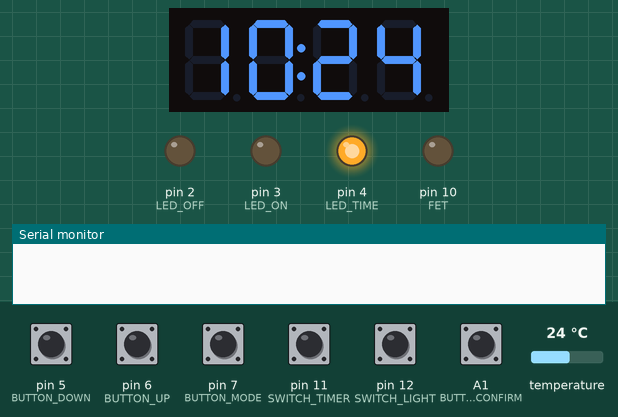
Recording of a program running on a simulated Arduino Nano, built with avr-gcc and run on an emulated ATmega328P. Parts: 4-digit seven-segment display, output pins drawn as LEDs (lit = HIGH), the last lines printed to the serial monitor. Inputs (shaded band) come from the test bench; at power-on: A1 (BUTTON_CONFIRM), pin 5 (BUTTON_DOWN), pin 6 (BUTTON_UP), pin 7 (BUTTON_MODE), pin 11 (SWITCH_TIMER), pin 12 (SWITCH_LIGHT) HIGH, temperature 24 °C. The local clock reads 2024-03-15 10:24:30 at power-on unless the program sets it.

Above: at 1.2 s.
1.3 s: pin 7 (BUTTON_MODE) pulled LOW for 0.15 s
At 1.9 s:
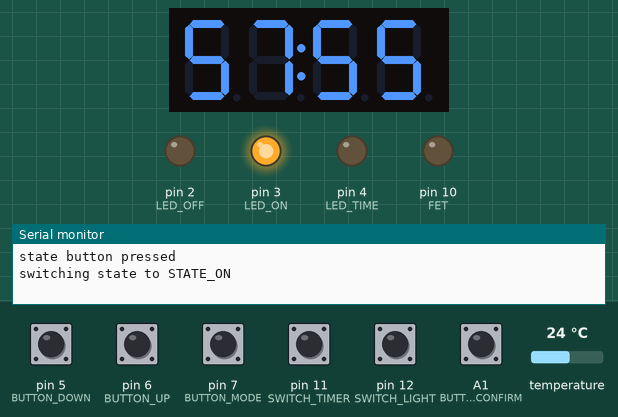
8.0 s: pin 11 (SWITCH_TIMER) pulled LOW for 0.15 s
At 8.46 s:
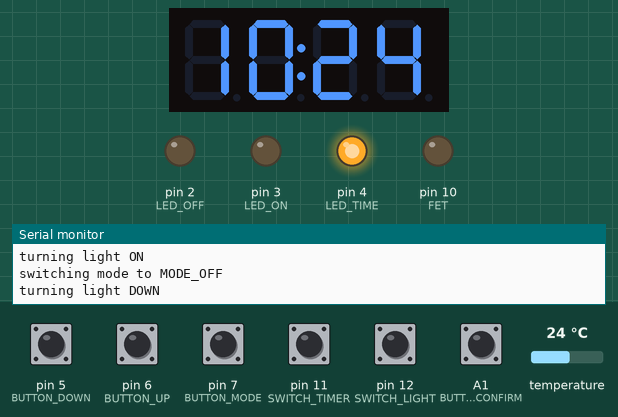
8.7 s: pin 12 (SWITCH_LIGHT) pulled LOW for 1 s
At 9.84 s:
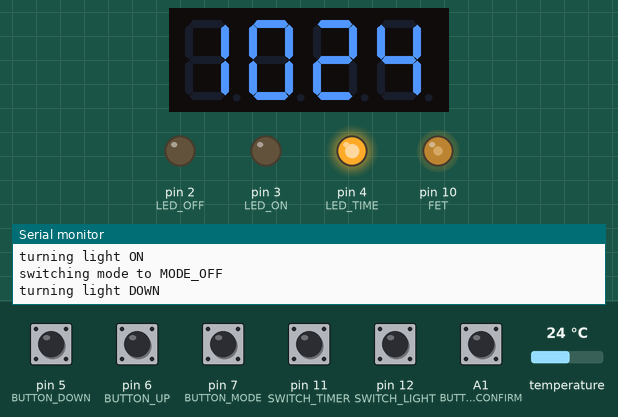
10.3 s: pin 5 (BUTTON_DOWN) pulled LOW for 0.15 s
At 11.7 s:
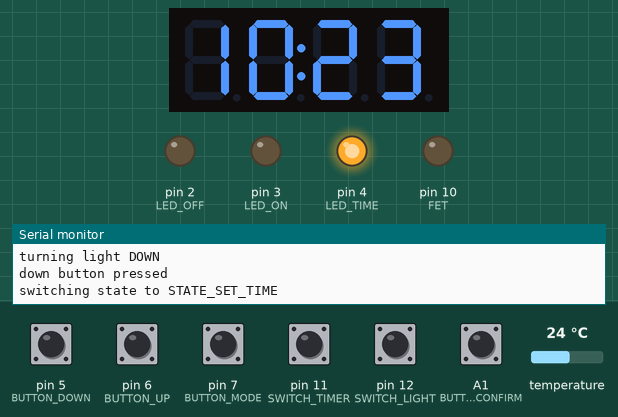
12.0 s: A1 (BUTTON_CONFIRM) pulled LOW for 0.15 s
13.7 s: pin 6 (BUTTON_UP) pulled LOW for 1 s
At 15.6 s:
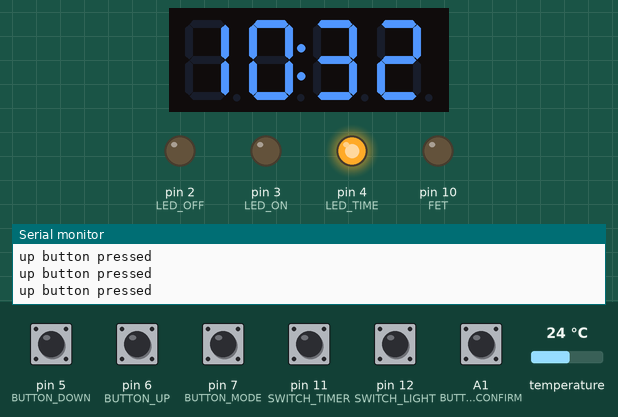
Timing chart, 0 to 17.1 s (numbered marks = the images above; inputs shaded):
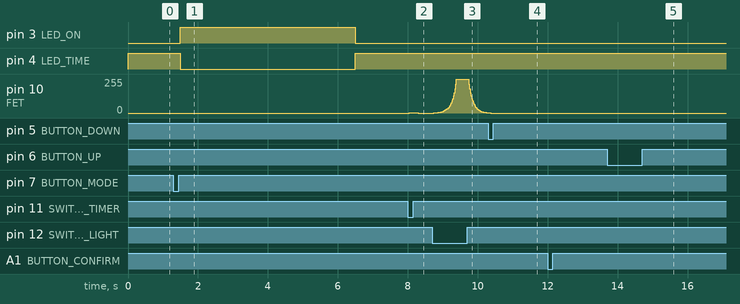

Measured:
- after the input at 1.3 s, pin 3 (LED_ON): LOW → HIGH after 0.20 s, → LOW 5.0 s later; pin 4 (LED_TIME): HIGH → LOW after 0.20 s, → HIGH 5.0 s later; the display: changes after 0.22 s (image 1)
- after the input at 8.0 s, pin 10 (FET): 0/255 → 2/255 at once, → 3/255 0.09 s later, → 2/255 0.07 s later, → 0/255 0.06 s later
- after the input at 8.7 s, pin 10 (FET): rises from 0/255 to 255/255 in 0.65 s, then falls to 2/255 in 0.90 s
- after the input at 10.3 s, the display: changes after 0.20 s (image 4)
- what the display in image 1 shows lasts 5.0 s, from 1.5 s to 6.5 s

The program:

main.cpp
```cpp
#include <Arduino.h>
#include "OneButton.h"
#include "RTClib.h"

#include "defines.h"
#include "states.h"
#include "display.h"
#include "lights.h"

RTC_DS3231 rtc;

static OneButton stateButton(BUTTON_MODE, true);
static OneButton upButton(BUTTON_UP, true);
static OneButton downButton(BUTTON_DOWN, true);
static OneButton confirmButton(BUTTON_CONFIRM, true);

static void init_pins();

void setup()
{
  Serial.begin(9600);
  init_pins();
  init_states();
  init_display();

  if (!rtc.begin())
  {
    Serial.println("RTC ERROR");
    abort();
  }

  if (rtc.lostPower())
  {
    rtc.adjust(DateTime(F(__DATE__), F(__TIME__)));
  }

  // rtc.adjust(DateTime(F(__DATE__), F(__TIME__)));
  // DateTime now = rtc.now();
  // static TimeSpan step = TimeSpan(0, 0, 1, 0);
  // lightData->on = now + step;
  // lightData->off = now + step + step;
}

void loop()
{
  tick_states(lightData);
  tick_display(lightData);
  tick_lights(lightData);

  stateButton.tick();
  confirmButton.tick();
  downButton.tick();
  upButton.tick();
}

void init_pins()
{
  pinMode(LED_TIME, OUTPUT);
  pinMode(LED_ON, OUTPUT);
  pinMode(LED_OFF, OUTPUT);
  pinMode(FET, OUTPUT);

  pinMode(SWITCH_TIMER, INPUT_PULLUP);
  pinMode(SWITCH_LIGHT, INPUT_PULLUP);

  stateButton.attachClick(state);
  confirmButton.attachClick(confirm);

  upButton.attachClick(up);
  upButton.attachDuringLongPress(up);

  downButton.attachClick(down);
  downButton.attachDuringLongPress(down);
}
```

defines.h
```cpp
#ifndef _DEFINES_
#define _DEFINES_

#define LED_TIME 4
#define LED_ON 3
#define LED_OFF 2

#define BUTTON_MODE 7
#define BUTTON_UP 6
#define BUTTON_DOWN 5
#define BUTTON_CONFIRM A1

#define SWITCH_TIMER 11
#define SWITCH_LIGHT 12

#define FET 10

#define CLK 9 // display clock
#define DIO 8 // display data

#endif
```

display.cpp
```cpp
#include <Arduino.h>
#include "TM1637Display.h"

#include "display.h"
#include "defines.h"
#include "states.h"

extern RTC_DS3231 rtc;
static TM1637Display display(CLK, DIO);

static const int TIME_PULSE_COUNT = 24;         // number of pulses time should be displayed
static const int TEMP_PULSE_COUNT = 4;          // number of pulses temp should be displayed
static const uint8_t DEGREE_CELCIUS[] = {       // segments for °C display
    SEG_A | SEG_B | SEG_G | SEG_F, // °
    SEG_A | SEG_E | SEG_F | SEG_D  // C
};

typedef enum
{
    TEMP,
    TIME
} TimeTempState;                                // local state for switching between time and temp display

static unsigned long then = millis();           // timinig
static int pulse_count = 0;                     // counting of pulses
static int pulse_count_max = TIME_PULSE_COUNT;  // initialize for time display
static bool colonVisible = false;               // initialize center ":" off
static TimeTempState display_state = TIME;      // initialize with time display

static void update_display(LightData *state);   // update display when state is dirty
static void tick_time_temp();                   // pulse when displaying time/temp

/**
 * Initialize the display
 */
void init_display()
{
    display.setBrightness(2);
}

/**
 * Check state and update display when dirty
 */
void tick_display(LightData *store)
{
    if (store->dirty)
    {
        update_display(store);
    }
    if (store->state == STATE_TIME)
    {
        tick_time_temp();
    }
}

/**
 * Update display depending on state
 */
void update_display(LightData *store)
{
    digitalWrite(LED_TIME, LOW);
    digitalWrite(LED_ON, LOW);
    digitalWrite(LED_OFF, LOW);

    if (store->state == STATE_TIME)
    {
        pulse_count = 0;
        digitalWrite(LED_TIME, HIGH);
        DateTime time = rtc.now();
        display.showNumberDecEx(time.hour() * 100 + time.minute(), 0b01000000, true);
    }
    else if (store->state == STATE_SET_TIME)
    {
        digitalWrite(LED_TIME, HIGH);
        display.showNumberDecEx(store->time.hour() * 100 + store->time.minute(), 0b01000000, true);
    }
    else if (store->state == STATE_ON)
    {
        digitalWrite(LED_ON, HIGH);
        display.showNumberDecEx(store->on.hour() * 100 + store->on.minute(), 0b01000000, true);
    }
    else if (store->state == STATE_OFF)
    {
        digitalWrite(LED_OFF, HIGH);
        display.showNumberDecEx(store->off.hour() * 100 + store->off.minute(), 0b01000000, true);
    }

    if (store->blink) {
        display.clear();
        delay(200);         // uhhh!
        store->blink = false;
        update_display(store);
    }

    store->dirty = false;
}

/**
 * handle pulses for ":" blinking and change between time and temp
 */
void tick_time_temp()
{
    if (millis() - then > 500)
    {
        if (pulse_count++ <= pulse_count_max)
        {
            if (display_state == TIME)
            {
                DateTime time = rtc.now();

                if (colonVisible)
                {
                    display.showNumberDecEx(time.hour() * 100 + time.minute(), 0b01000000, true);
                }
                else
                {
                    display.showNumberDecEx(time.hour() * 100 + time.minute(), 0b00000000, true);
                }
            }
            else
            {
                display.showNumberDec(round(rtc.getTemperature()), true, 2);
                display.setSegments(DEGREE_CELCIUS, 2, 2);
            }
        }
        else
        {
            // pause for one pulse
            display.clear();
            pulse_count = 0;
            display_state = display_state == TIME ? TEMP : TIME;
            pulse_count_max = display_state == TIME ? TIME_PULSE_COUNT : TEMP_PULSE_COUNT;
        }

        colonVisible = !colonVisible;
        then = millis();
    }
}
```

display.h
```cpp
#ifndef _DISPLAY_
#define _DISPLAY_

#include "states.h"
#include "RTClib.h"

void init_display();
void tick_display(LightData *current);

#endif
```

lights.cpp
```cpp
#include "lights.h"
#include "defines.h"

extern RTC_DS3231 rtc;

typedef enum
{
    OFF,
    ON,
    UP,
    DOWN
} LightsState;

// LUT for log light brightness
// see https://www.mikrocontroller.net/articles/LED-Fading
static const uint16_t pwm_table[32] PROGMEM =
    {
        0, 1, 2, 2, 2, 3, 3, 4, 5, 6, 7, 8, 10, 11, 13, 16, 19, 23,
        27, 32, 38, 45, 54, 64, 76, 91, 108, 128, 152, 181, 215, 255};

static LightsState lights_state = OFF; // local state of lights

static const byte DIMM_INTERVAL = 20; // timespan for dimming
static unsigned long then;            // timing
static byte level = 0;                // stores current dimming level

static void check_times(LightData *store);  // checks wether now is in off or on timespan
static void check_lights(LightData *store); // checks status of lights

static void check_off_time(int time, int on, int off); // checks off timespan
static void check_on_time(int time, int on, int off);  // checks on timespan
static void dimm_up();                                 // starts dimming up
static void dimm_down();                               // starts dimming down
static void tick_up();                                 // ticks dimming up
static void tick_down();                               // tick dimming down

/**
 * Handle tick event
 */
void tick_lights(LightData *store)
{
    if (store->mode == MODE_TIMER)
    {
        check_times(store);
    }
    else
    {
        check_lights(store);
    }
}

/**
 * check wether lights should be on or off
 * when in manual mode, i.e. not timed
 */
void check_lights(LightData *store)
{
    switch (lights_state)
    {
    case ON:
        if (store->mode == MODE_OFF)
            dimm_down();
        break;
    case OFF:
        if (store->mode == MODE_LIGHTS)
            dimm_up();
        break;
    case UP:
        if (store->mode == MODE_OFF)
            dimm_down();
        else
            tick_up();
        break;
    case DOWN:
        if (store->mode == MODE_LIGHTS)
            dimm_up();
        else
            tick_down();
        break;
    }
}

/**
 * check wether lights should be on or off
 * when in timed mode
 */
void check_times(LightData *store)
{
    // don't switch lights while editing times
    // TODO: what if we are currently dimming?
    if (store->state != STATE_TIME)
        return;

    DateTime now = rtc.now();

    int time = now.hour() * 100 + now.minute();
    int on = store->on.hour() * 100 + store->on.minute();
    int off = store->off.hour() * 100 + store->off.minute();

    switch (lights_state)
    {
    case ON:
        check_off_time(time, on, off);
        break;
    case OFF:
        check_on_time(time, on, off);
        break;
    case UP:
        tick_up();
        break;
    case DOWN:
        tick_down();
        break;
    }
}

/**
 * Check wether current time lies in on span
 */
void check_on_time(int time, int on, int off)
{
    if (off > on)
    {
        if (on <= time && time < off)
        {
            dimm_up();
        }
    }
    else
    {
        if (!(off <= time && time < on))
        {
            dimm_up();
        }
    }
}

/**
 * Check wether current time lies in off span
 */
void check_off_time(int time, int on, int off)
{
    if (off > on)
    {
        if (!(on <= time && time < off))
        {
            dimm_down();
        }
    }
    else
    {
        if (off <= time && time < on)
        {
            dimm_down();
        }
    }
}

/**
 * Initalize switching on the lamps
 */
static void dimm_up()
{
    then = millis();
    lights_state = UP;
    Serial.println("turning light ON");
}

/**
 * Initialize switching off the lamps
 */
static void dimm_down()
{
    then = millis();
    lights_state = DOWN;
    Serial.println("turning light DOWN");
}

/**
 * Dimm lamps gradually on
 */
static void tick_up()
{
    if (millis() - then > DIMM_INTERVAL)
    {
        int value = pgm_read_word(&pwm_table[level]);
        analogWrite(FET, value);

        if (level == 31)
        {
            lights_state = ON;
            digitalWrite(FET, HIGH);
        }
        else
        {
            then = millis();
            level++;
        }
    }
}

/**
 * Dimm lamps gradually off
 */
static void tick_down()
{
    if (millis() - then > DIMM_INTERVAL)
    {
        int value = pgm_read_word(&pwm_table[level]);
        analogWrite(FET, value);

        if (level == 0)
        {
            lights_state = OFF;
            digitalWrite(FET, LOW);
        }
        else
        {
            then = millis();
            level--;
        }
    }
}
```

lights.h
```cpp
#ifndef _LIGHTS_
#define _LIGHTS_

#include "states.h"

void tick_lights(LightData *current);

#endif
```

states.cpp
```cpp
#include <EEPROM.h>
#include "RTClib.h"
#include "states.h"
#include "defines.h"


/**
 * states.cpp
 *
 * Handles global states depending on button-pushes and status of toggle switch
 */

extern RTC_DS3231 rtc;

static const int IDLE_LONG = 5000;                       // fallback delay when in on or off state
static const int IDLE_SHORT = 1000;                      // fallback delay after a blink
static const TimeSpan step_big = TimeSpan(0, 0, 5, 0);   // 5 min - step for on or off times
static const TimeSpan step_small = TimeSpan(0, 0, 1, 0); // 1 min - step for time

static unsigned long max_idle; // fallback delay (holds IDLE_LONG or IDLE_SHORT)
static unsigned long then;     // timing

static LightData initial;        // declaration for lightData pointer
LightData *lightData = &initial; // declaration of lightData pointer

static void tick_mode();

/**
 * Initializes the state with starting values
 */
void init_states()
{
    initial = {
        .mode = MODE_OFF,
        .state = STATE_TIME,
        .time = rtc.now(),
        .on = DateTime(1, 1, 1, int(EEPROM.read(0)), int(EEPROM.read(1)), 0),
        .off = DateTime(1, 1, 1, int(EEPROM.read(2)), int(EEPROM.read(3)), 0),
        .blink = false,
        .dirty = true
        };
}

/**
 * Ticks the states in every loop
 */
void tick_states(LightData *store)
{
    tick_mode();

    // fallback-routine when nothing happens in on or off state
    if (store->state != STATE_TIME && millis() - then > max_idle)
    {
        store->dirty = true;
        store->state = STATE_TIME;
        store->on = DateTime(1, 1, 1, int(EEPROM.read(0)), int(EEPROM.read(1)), 0);
        store->off = DateTime(1, 1, 1, int(EEPROM.read(2)), int(EEPROM.read(3)), 0);
        Serial.println("falling back to state STATE_TIME");
    }
}

/**
 * Resets the idle interval after push on up or down
 */
void idleReset(int idle_time)
{
    max_idle = idle_time;
    then = millis();
}

/**
 * Writes actual on/off times to eeprom after confirm push
 * (when something was actually changed)
 */
bool writeEEPROM(int add_hour, int add_minute, int hour, int minute)
{
    bool written = false;
    if (int(EEPROM.read(add_hour)) != hour)
    {
        EEPROM.write(add_hour, byte(hour));
        written = true;
    }
    if (int(EEPROM.read(add_minute)) != minute)
    {
        EEPROM.write(add_minute, byte(minute));
        written = true;
    }

    return written;
}

/**
 * Checks status of toggle switch and sets mode
 */
void tick_mode()
{
    if (digitalRead(SWITCH_LIGHT) == LOW && lightData->mode != MODE_LIGHTS)
    {
        lightData->mode = MODE_LIGHTS;
        Serial.println("switching mode to MODE_LIGHTS");
    }
    else if (digitalRead(SWITCH_TIMER) == LOW && lightData->mode != MODE_TIMER)
    {
        lightData->mode = MODE_TIMER;
        Serial.println("switching mode to MODE_TIMER");
    }
    else if (digitalRead(SWITCH_TIMER) != LOW && digitalRead(SWITCH_LIGHT) != LOW && lightData->mode != MODE_OFF)
    {
        lightData->mode = MODE_OFF;
        Serial.println("switching mode to MODE_OFF");
    }
}


/**
 * StateButton was pushed
 */
void state()
{
    Serial.println("state button pressed");
    lightData->dirty = true;
    idleReset(IDLE_LONG);

    if (lightData->state == STATE_TIME)
    {
        lightData->state = STATE_ON;
        Serial.println("switching state to STATE_ON");
    }
    else if (lightData->state == STATE_ON)
    {
        lightData->state = STATE_OFF;
        Serial.println("switching state to STATE_OFF");
    }
    else if (lightData->state == STATE_OFF || lightData->state == STATE_SET_TIME)
    {
        lightData->state = STATE_TIME;
        Serial.println("switching state to STATE_TIME");
    }
}

/**
 * ConfirmButton was pushed
 */
void confirm()
{
    Serial.println("confirm button pressed");
    idleReset(IDLE_SHORT);
    lightData->blink = true;
    lightData->dirty = true;

    if (lightData->state == STATE_ON)
    {
        writeEEPROM(0, 1, lightData->on.hour(), lightData->on.minute());
        Serial.print("setting ON time to ");
        Serial.println(lightData->on.hour()*100 + lightData->on.minute());
    }
    else if (lightData->state == STATE_OFF)
    {
        writeEEPROM(2, 3, lightData->off.hour(), lightData->off.minute());
        Serial.print("setting OFF time to ");
        Serial.println(lightData->off.hour()*100 + lightData->off.minute());
    }
    else if (lightData->state == STATE_SET_TIME)
    {
        rtc.adjust(DateTime(lightData->time));
        Serial.print("setting time to ");
        Serial.println(lightData->time.hour()*100 + lightData->time.minute());
    }
}

/**
 * DownButton was pushed
 */
void down()
{
    Serial.println("down button pressed");
    lightData->dirty = true;
    idleReset(IDLE_LONG);

    if (lightData->state == STATE_TIME)
    {
        lightData->time = rtc.now() - step_small;
        lightData->state = STATE_SET_TIME;
        Serial.println("switching state to STATE_SET_TIME");
    }
    else if (lightData->state == STATE_SET_TIME)
    {
        lightData->time = lightData->time - step_small;
    }
    else if (lightData->state == STATE_ON)
    {
        lightData->on = lightData->on - step_big;
    }
    else if (lightData->state == STATE_OFF)
    {
        lightData->off = lightData->off - step_big;
    }
}

/**
 * UpButton was pushed
 */
void up()
{
    Serial.println("up button pressed");
    lightData->dirty = true;
    idleReset(IDLE_LONG);

    if (lightData->state == STATE_TIME)
    {
        lightData->time = rtc.now() + step_small;
        lightData->state = STATE_SET_TIME;
    }
    else if (lightData->state == STATE_SET_TIME)
    {
        lightData->time = lightData->time + step_small;
    }
    else if (lightData->state == STATE_ON)
    {
        lightData->on = lightData->on + step_big;
    }
    else if (lightData->state == STATE_OFF)
    {
        lightData->off = lightData->off + step_big;
    }
}
```

states.h
```cpp
#ifndef _STATES_
#define _STATES_

#include "RTClib.h"

typedef enum            // all states display can be in (switched by stateButton)
{
  STATE_TIME,
  STATE_SET_TIME,
  STATE_ON,
  STATE_OFF
} State;

typedef enum                  // all modes timer can be in (switch by toggle switch)
{
  MODE_TIMER,
  MODE_LIGHTS,
  MODE_OFF
} Mode;

typedef struct {             // main data structure
    Mode mode;
    State state;
    DateTime time;
    DateTime on;
    DateTime off;
    bool blink;
    bool dirty;
} LightData;

extern LightData *lightData;  // global store variable

void init_states();
void state();
void confirm();
void up();
void down();

void tick_states(LightData *store);

#endif
```
